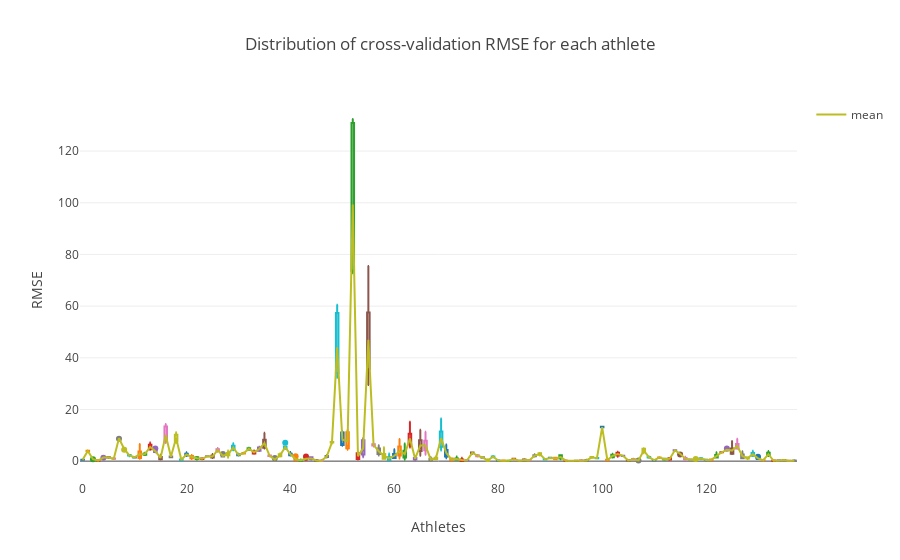

The notebook cell this image was saved under:
### Code cell
# calculating the RMSE for cross-validation results of each person
# the result is a 2D tensor with rows as reapets and columns as persons
results = np.nanmean((padded_targetvalues - padded_predictions)**2, axis=2) ** .5

# visulizing the results of repeated cross-validation RMSE for each person via a boxplot
df = DataFrame(results)
plotData = [] 
for col in df.columns:
    plotData.append(go.Box(y= df[col], name=col, showlegend=False)) 
plotData.append(go.Scatter(x= df.columns, y=df.mean(), mode='lines', name='mean'))

layout = dict(title = 'Distribution of cross-validation RMSE for each athlete',
              xaxis = dict(title = 'Athletes'),
              yaxis = dict(title = 'RMSE'))

iplot(dict(data=plotData, layout=layout))

### Figure 1 — Plotly figure (JSON) as saved in the notebook; plotly's stock layout.template omitted (floating-point values rounded to 4 significant figures; data arrays with more than 128 entries replaced by an {"elided": "..."} marker saying what was removed)
{"data": [{"name": 0, "showlegend": false, "type": "box", "y": [0.5127, 0.4971, 0.5447, 0.5338, 0.5181]}, {"name": 1, "showlegend": false, "type": "box", "y": [3.925, 4.045, 3.992, 3.886, 4.016]}, {"name": 2, "showlegend": false, "type": "box", "y": [0.7367, 0.7678, 0.7369, 0.6981, 0.7373]}, {"name": 3, "showlegend": false, "type": "box", "y": [0.1855, 0.2388, 0.2155, 0.1842, 0.2496]}, {"name": 4, "showlegend": false, "type": "box", "y": [1.394, 1.395, 1.405, 1.281, 1.428]}, {"name": 5, "showlegend": false, "type": "box", "y": [1.554, 1.435, 1.498, 1.297, 1.426]}, {"name": 6, "showlegend": false, "type": "box", "y": [1.007, 0.9319, 0.966, 0.7827, 0.9553]}, {"name": 7, "showlegend": false, "type": "box", "y": [8.928, 8.886, 8.943, 8.667, 8.932]}, {"name": 8, "showlegend": false, "type": "box", "y": [4.742, 4.757, 4.731, 4.447, 4.834]}, {"name": 9, "showlegend": false, "type": "box", "y": [2.263, 2.26, 2.378, 1.927, 2.422]}, {"name": 10, "showlegend": false, "type": "box", "y": [1.437, 1.449, 1.58, 1.487, 1.51]}, {"name": 11, "showlegend": false, "type": "box", "y": [1.309, 1.763, 6.643, 2.811, 0.9385]}, {"name": 12, "showlegend": false, "type": "box", "y": [2.397, 2.581, 3.229, 2.885, 2.484]}, {"name": 13, "showlegend": false, "type": "box", "y": [5.141, 4.402, 7.184, 6.081, 4.71]}, {"name": 14, "showlegend": false, "type": "box", "y": [3.731, 3.517, 4.894, 3.728, 3.464]}, {"name": 15, "showlegend": false, "type": "box", "y": [1.016, 0.6423, 2.496, 1.275, 0.8262]}, {"name": 16, "showlegend": false, "type": "box", "y": [7.939, 7.014, 14.39, 13.1, 8.241]}, {"name": 17, "showlegend": false, "type": "box", "y": [1.641, 1.48, 1.928, 1.791, 1.58]}, {"name": 18, "showlegend": false, "type": "box", "y": [8.588, 7.023, 11.21, 9.911, 7.982]}, {"name": 19, "showlegend": false, "type": "box", "y": [0.5179, 0.428, 0.6548, 0.5737, 0.4706]}, {"name": 20, "showlegend": false, "type": "box", "y": [2.713, 1.956, 3.469, 2.197, 2.617]}, {"name": 21, "showlegend": false, "type": "box", "y": [1.915, 0.8627, 2.4, 1.255, 1.907]}, {"name": 22, "showlegend": false, "type": "box", "y": [1.456, 0.5329, 1.586, 0.9578, 1.151]}, {"name": 23, "showlegend": false, "type": "box", "y": [0.9438, 0.7807, 1.106, 0.804, 0.8933]}, {"name": 24, "showlegend": false, "type": "box", "y": [1.889, 1.879, 1.891, 1.877, 1.884]}, {"name": 25, "showlegend": false, "type": "box", "y": [1.554, 1.499, 2.762, 1.181, 1.838]}, {"name": 26, "showlegend": false, "type": "box", "y": [4.052, 4.168, 5.11, 3.655, 4.38]}, {"name": 27, "showlegend": false, "type": "box", "y": [1.836, 1.842, 2.796, 1.884, 1.98]}, {"name": 28, "showlegend": false, "type": "box", "y": [2.55, 1.341, 4.127, 2.851, 2.595]}, {"name": 29, "showlegend": false, "type": "box", "y": [4.908, 4.246, 6.939, 5.633, 4.479]}, {"name": 30, "showlegend": false, "type": "box", "y": [2.381, 2.158, 2.831, 2.671, 2.295]}, {"name": 31, "showlegend": false, "type": "box", "y": [3.014, 2.949, 3.245, 3.136, 2.974]}, {"name": 32, "showlegend": false, "type": "box", "y": [4.384, 4.901, 5.188, 4.975, 4.47]}, {"name": 33, "showlegend": false, "type": "box", "y": [2.891, 3.785, 4.145, 3.541, 2.941]}, {"name": 34, "showlegend": false, "type": "box", "y": [4.111, 5.142, 5.555, 4.759, 3.887]}, {"name": 35, "showlegend": false, "type": "box", "y": [5.333, 7.321, 10.97, 6.264, 4.856]}, {"name": 36, "showlegend": false, "type": "box", "y": [1.897, 2.039, 2.214, 2.121, 2.034]}, {"name": 37, "showlegend": false, "type": "box", "y": [0.5184, 0.4706, 1.232, 0.4575, 0.418]}, {"name": 38, "showlegend": false, "type": "box", "y": [2.27, 1.798, 3.0, 1.904, 2.503]}, {"name": 39, "showlegend": false, "type": "box", "y": [4.803, 5.004, 7.112, 4.854, 5.162]}, {"name": 40, "showlegend": false, "type": "box", "y": [2.541, 2.326, 3.574, 2.137, 2.603]}, {"name": 41, "showlegend": false, "type": "box", "y": [0.6398, 0.5817, 1.931, 0.3342, 0.5188]}, {"name": 42, "showlegend": false, "type": "box", "y": [0.1491, 0.3255, 0.618, 0.4097, 0.1623]}, {"name": 43, "showlegend": false, "type": "box", "y": [0.4484, 0.65, 1.835, 0.845, 0.7517]}, {"name": 44, "showlegend": false, "type": "box", "y": [0.9107, 0.8382, 1.55, 0.5494, 1.429]}, {"name": 45, "showlegend": false, "type": "box", "y": [0.2973, 0.2581, 0.2793, 0.421, 0.1998]}, {"name": 46, "showlegend": false, "type": "box", "y": [0.1214, 0.1202, 0.2129, 0.1169, 0.3953]}, {"name": 47, "showlegend": false, "type": "box", "y": [1.822, 1.433, 2.393, 1.767, 1.693]}, {"name": 48, "showlegend": false, "type": "box", "y": [7.436, 7.484, 7.288, 7.41, 6.832]}, {"name": 49, "showlegend": false, "type": "box", "y": [36.64, 34.7, 56.26, 32.3, 60.52]}, {"name": 50, "showlegend": false, "type": "box", "y": [6.647, 6.342, 10.91, 5.932, 11.69]}, {"name": 51, "showlegend": false, "type": "box", "y": [5.999, 4.419, 10.84, 5.215, 12.13]}, {"name": 52, "showlegend": false, "type": "box", "y": [87.31, 72.75, 130.3, 74.0, 132.4]}, {"name": 53, "showlegend": false, "type": "box", "y": [1.485, 0.5972, 3.001, 0.9218, 3.347]}, {"name": 54, "showlegend": false, "type": "box", "y": [4.071, 1.475, 7.775, 2.921, 8.962]}, {"name": 55, "showlegend": false, "type": "box", "y": [40.51, 29.5, 51.53, 37.66, 75.53]}, {"name": 56, "showlegend": false, "type": "box", "y": [6.439, 6.726, 6.159, 6.472, 5.682]}, {"name": 57, "showlegend": false, "type": "box", "y": [3.031, 2.157, 4.436, 3.094, 6.199]}, {"name": 58, "showlegend": false, "type": "box", "y": [0.9305, 0.9703, 1.883, 1.185, 5.389]}, {"name": 59, "showlegend": false, "type": "box", "y": [0.4407, 0.4696, 1.007, 0.5441, 2.949]}, {"name": 60, "showlegend": false, "type": "box", "y": [1.21, 1.257, 2.119, 1.184, 4.607]}, {"name": 61, "showlegend": false, "type": "box", "y": [2.614, 1.002, 4.69, 2.567, 8.573]}, {"name": 62, "showlegend": false, "type": "box", "y": [1.717, 0.5398, 3.127, 1.674, 6.833]}, {"name": 63, "showlegend": false, "type": "box", "y": [7.055, 5.271, 9.092, 6.99, 15.28]}, {"name": 64, "showlegend": false, "type": "box", "y": [0.7071, 0.3717, 1.02, 0.7758, 1.843]}, {"name": 65, "showlegend": false, "type": "box", "y": [4.52, 2.067, 6.786, 5.02, 12.12]}, {"name": 66, "showlegend": false, "type": "box", "y": [4.835, 2.515, 6.752, 5.063, 11.33]}, {"name": 67, "showlegend": false, "type": "box", "y": [0.4163, 0.1473, 0.7125, 0.386, 1.579]}, {"name": 68, "showlegend": false, "type": "box", "y": [0.9286, 0.6542, 1.142, 0.939, 1.797]}, {"name": 69, "showlegend": false, "type": "box", "y": [7.672, 4.118, 9.824, 6.1, 16.5]}, {"name": 70, "showlegend": false, "type": "box", "y": [2.564, 1.158, 3.562, 2.059, 6.417]}, {"name": 71, "showlegend": false, "type": "box", "y": [0.5234, 0.2951, 1.016, 0.4552, 1.051]}, {"name": 72, "showlegend": false, "type": "box", "y": [0.6452, 0.5118, 1.781, 0.5005, 0.7796]}, {"name": 73, "showlegend": false, "type": "box", "y": [0.06145, 0.08348, 1.273, 0.2135, 0.3928]}, {"name": 74, "showlegend": false, "type": "box", "y": [0.3456, 0.3757, 0.2603, 0.332, 0.2948]}, {"name": 75, "showlegend": false, "type": "box", "y": [3.226, 3.236, 3.333, 2.867, 3.384]}, {"name": 76, "showlegend": false, "type": "box", "y": [2.314, 1.925, 1.766, 2.178, 2.37]}, {"name": 77, "showlegend": false, "type": "box", "y": [1.294, 1.272, 1.469, 1.469, 1.475]}, {"name": 78, "showlegend": false, "type": "box", "y": [0.7052, 0.3971, 0.2635, 0.1222, 0.0639]}, {"name": 79, "showlegend": false, "type": "box", "y": [1.527, 1.69, 2.029, 1.616, 1.645]}, {"name": 80, "showlegend": false, "type": "box", "y": [0.2369, 0.2516, 0.2358, 0.2149, 0.2086]}, {"name": 81, "showlegend": false, "type": "box", "y": [0.2414, 0.1488, 0.1934, 0.2653, 0.18]}, {"name": 82, "showlegend": false, "type": "box", "y": [0.1693, 0.1413, 0.135, 0.1734, 0.1304]}, {"name": 83, "showlegend": false, "type": "box", "y": [0.7409, 0.8634, 0.9367, 0.8115, 0.8254]}, {"name": 84, "showlegend": false, "type": "box", "y": [0.1618, 0.1813, 0.1931, 0.1626, 0.1634]}, {"name": 85, "showlegend": false, "type": "box", "y": [0.7009, 0.3222, 0.2319, 0.5213, 0.5861]}, {"name": 86, "showlegend": false, "type": "box", "y": [0.3151, 0.3103, 0.3265, 0.3253, 0.3387]}, {"name": 87, "showlegend": false, "type": "box", "y": [2.062, 2.649, 2.129, 1.824, 1.962]}, {"name": 88, "showlegend": false, "type": "box", "y": [3.037, 3.179, 2.546, 2.568, 2.194]}, {"name": 89, "showlegend": false, "type": "box", "y": [0.6658, 0.6309, 0.7956, 0.817, 0.8275]}, {"name": 90, "showlegend": false, "type": "box", "y": [1.213, 1.199, 1.23, 1.266, 1.276]}, {"name": 91, "showlegend": false, "type": "box", "y": [0.7333, 0.6916, 0.9095, 1.243, 1.352]}, {"name": 92, "showlegend": false, "type": "box", "y": [2.231, 2.252, 1.696, 1.066, 0.7641]}, {"name": 93, "showlegend": false, "type": "box", "y": [0.1655, 0.1848, 0.1747, 0.1701, 0.2145]}, {"name": 94, "showlegend": false, "type": "box", "y": [0.06285, 0.06674, 0.07415, 0.07928, 0.08036]}, {"name": 95, "showlegend": false, "type": "box", "y": [0.1336, 0.1228, 0.1021, 0.08582, 0.0851]}, {"name": 96, "showlegend": false, "type": "box", "y": [0.4764, 0.1314, 0.2425, 0.2656, 0.1722]}, {"name": 97, "showlegend": false, "type": "box", "y": [0.1487, 0.5335, 0.1451, 0.05558, 0.4454]}, {"name": 98, "showlegend": false, "type": "box", "y": [1.64, 1.51, 1.533, 1.326, 1.417]}, {"name": 99, "showlegend": false, "type": "box", "y": [1.091, 1.279, 1.143, 1.089, 1.12]}, {"name": 100, "showlegend": false, "type": "box", "y": [13.28, 13.34, 13.15, 13.12, 13.06]}, {"name": 101, "showlegend": false, "type": "box", "y": [0.5008, 0.545, 0.3541, 0.3632, 0.322]}, {"name": 102, "showlegend": false, "type": "box", "y": [1.559, 1.378, 2.354, 2.132, 2.881]}, {"name": 103, "showlegend": false, "type": "box", "y": [2.304, 1.658, 2.933, 3.087, 3.608]}, {"name": 104, "showlegend": false, "type": "box", "y": [2.047, 2.107, 1.962, 2.065, 2.065]}, {"name": 105, "showlegend": false, "type": "box", "y": [0.3047, 0.341, 0.2757, 0.3008, 0.2804]}, {"name": 106, "showlegend": false, "type": "box", "y": [0.7457, 0.6108, 0.9686, 0.6943, 0.7523]}, {"name": 107, "showlegend": false, "type": "box", "y": [0.2634, 0.2634, 0.2625, 0.2634, 0.2635]}, {"name": 108, "showlegend": false, "type": "box", "y": [4.022, 3.049, 4.994, 3.842, 4.737]}, {"name": 109, "showlegend": false, "type": "box", "y": [1.546, 1.777, 1.422, 1.557, 1.268]}, {"name": 110, "showlegend": false, "type": "box", "y": [0.3365, 0.2298, 0.3776, 0.3522, 0.4681]}, {"name": 111, "showlegend": false, "type": "box", "y": [1.32, 1.506, 1.367, 1.421, 1.249]}, {"name": 112, "showlegend": false, "type": "box", "y": [0.8061, 0.5285, 0.9265, 0.6862, 0.9648]}, {"name": 113, "showlegend": false, "type": "box", "y": [0.9834, 0.503, 1.08, 0.7171, 1.24]}, {"name": 114, "showlegend": false, "type": "box", "y": [4.142, 4.248, 4.147, 4.247, 4.203]}, {"name": 115, "showlegend": false, "type": "box", "y": [2.911, 2.96, 3.008, 2.938, 2.592]}, {"name": 116, "showlegend": false, "type": "box", "y": [1.053, 0.569, 0.8623, 0.6478, 1.709]}, {"name": 117, "showlegend": false, "type": "box", "y": [0.5754, 0.5896, 0.5858, 0.5964, 0.5806]}, {"name": 118, "showlegend": false, "type": "box", "y": [0.6328, 0.6195, 0.6011, 0.5853, 0.8296]}, {"name": 119, "showlegend": false, "type": "box", "y": [1.109, 0.7756, 0.8812, 0.8534, 1.23]}, {"name": 120, "showlegend": false, "type": "box", "y": [0.4565, 0.5244, 0.4988, 0.509, 0.3159]}, {"name": 121, "showlegend": false, "type": "box", "y": [0.5365, 0.6296, 0.6061, 0.6364, 0.2994]}, {"name": 122, "showlegend": false, "type": "box", "y": [1.968, 1.448, 1.585, 1.409, 3.415]}, {"name": 123, "showlegend": false, "type": "box", "y": [3.415, 3.444, 3.438, 3.478, 3.346]}, {"name": 124, "showlegend": false, "type": "box", "y": [4.246, 4.188, 4.314, 4.148, 4.877]}, {"name": 125, "showlegend": false, "type": "box", "y": [3.992, 2.737, 2.881, 3.286, 7.782]}, {"name": 126, "showlegend": false, "type": "box", "y": [5.966, 4.761, 4.919, 4.919, 8.704]}, {"name": 127, "showlegend": false, "type": "box", "y": [2.133, 1.223, 1.138, 1.087, 3.83]}, {"name": 128, "showlegend": false, "type": "box", "y": [1.151, 1.35, 1.377, 1.375, 0.8068]}, {"name": 129, "showlegend": false, "type": "box", "y": [2.891, 2.166, 2.023, 2.058, 4.013]}, {"name": 130, "showlegend": false, "type": "box", "y": [1.023, 0.8773, 0.8803, 0.8165, 1.685]}, {"name": 131, "showlegend": false, "type": "box", "y": [0.3525, 0.3574, 0.359, 0.3579, 0.3451]}, {"name": 132, "showlegend": false, "type": "box", "y": [2.952, 2.265, 2.03, 2.202, 3.951]}, {"name": 133, "showlegend": false, "type": "box", "y": [0.1785, 0.1017, 0.07882, 0.1013, 0.2904]}, {"name": 134, "showlegend": false, "type": "box", "y": [0.2575, 0.2968, 0.3145, 0.3007, 0.203]}, {"name": 135, "showlegend": false, "type": "box", "y": [0.4024, 0.414, 0.4192, 0.4162, 0.3793]}, {"name": 136, "showlegend": false, "type": "box", "y": [0.1921, 0.1883, 0.1652, 0.1531, 0.1751]}, {"name": 137, "showlegend": false, "type": "box", "y": [0.2016, 0.143, 0.1323, 0.1377, 0.364]}, {"mode": "lines", "name": "mean", "type": "scatter", "x": {"elided": "138 int values"}, "y": {"elided": "138 float values"}}], "layout": {"title": "Distribution of cross-validation RMSE for each athlete", "xaxis": {"title": "Athletes"}, "yaxis": {"title": "RMSE"}}}
